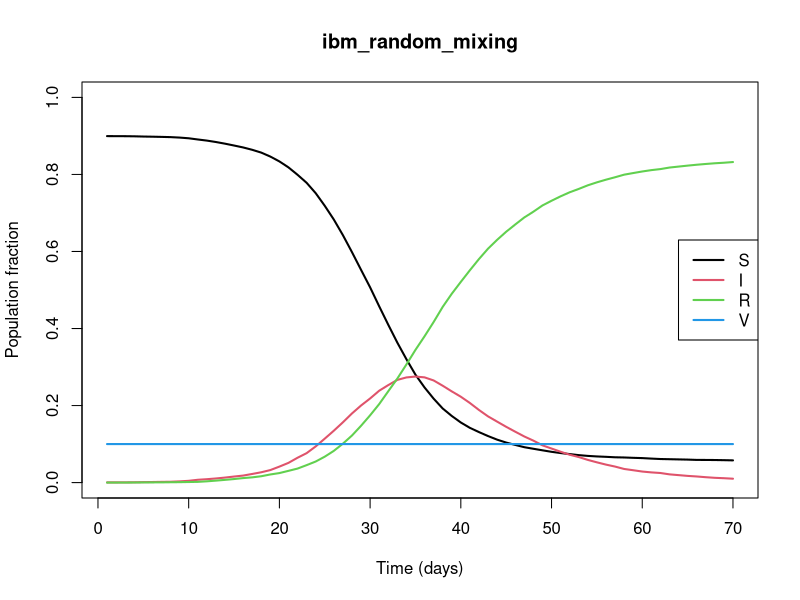

Here is the R script that generated this plot:
#############################################################################
# This file is part of the SIMID course material
#
# Copyright 2018, CHERMID, UNIVERSITY OF ANTWERP
#############################################################################
#
# IBM: SIRV MODEL WITH
#   --> INDIVIDUAL-BASED WITH HOMOGENEOUS RANDOM MIXING
#   --> HEALTH STATES S, I, R & V
#   --> VACCINE EFFICACY: 100%
#
#############################################################################

## set working directory (or open RStudio with this script)
# setwd("C:\\User\\path\\to\\the\\rcode\\folder") ## WINDOWS
# setwd("/Users/path/to/the/rcode/folder") ## MAC

# clear global environment
rm(list = ls())

## FYI: indexing
ages <- c(0,1,2,5,0,1)
gender <- c('M','M','M','F','F','F')
ages == 1
which(ages == 1)
gender[ages == 1]

## FYI: random number engine and sample(max,size)
set.seed(1)
sample(10,4)
sample(10,4)
set.seed(1)
sample(10,4)

## FYI: random generator for a binomial distribution
# rbinom(number of observations, number of trials, probability of success on each trial)
rbinom(5, size = 1, prob = 0.5)
table(rbinom(10000, size = 1, prob = 0.5))


########################################
# MODEL SETTINGS                       #
########################################
plot_tag          <- 'ibm_random_mixing'
pop_size          <- 10000
num_days          <- 70
R0                <- 3
num_days_infected <- 7
infected_seeds    <- 4
vaccine_coverage  <- 0.1

# stochastic model behavior
rng_seed          <- 2019

# social contact parameter
num_contacts_day  <- 10


########################################
# INITIALIZE PARAMETERS AND POPULATION #
########################################
# seed random number generator
set.seed(rng_seed)

# population vector, one element per individual
pop_data     <- data.frame(health = vector(length=pop_size))

# set recovery parameters
gamma         <- 1/num_days_infected
recovery_prob <- 1-exp(-gamma)                                                    # convert rate to probability

# set transmission parameters
contact_rate                  <- num_contacts_day / pop_size                      # number of contacts per day  / population size
contact_prob                  <- 1-exp(-contact_rate)                             # convert rate to probability
transmission_prob_per_contact <- R0 / (num_days_infected * num_contacts_day)      # transmission probability per contact during illness
transmission_prob             <- contact_prob * transmission_prob_per_contact     # adjust contact probability for the disease specific transmission factor


# create a matrix to log the health states over time
log_pop_data <- matrix(NA,nrow=pop_size,ncol=num_days)

# all individual start in state 'S' (= susceptible)
pop_data$health <- 'S'

# apply vaccine coverage
pop_data$health[sample(pop_size,pop_size*vaccine_coverage)] <- 'V'

# introduce infected individuals in the population
pop_data$health[sample(which(pop_data$health=='S'),infected_seeds)] <- 'I'


########################################
# RUN THE MODEL                        #
########################################

# use a for-loop to iterate from day 1 up to 'num_days'
# i_day <- 1
for(i_day in 1:num_days)
{
  # step 1: calculate the force of infection
  flag_infected <- pop_data$health == 'I'
  num_infected  <- sum(flag_infected)
  foi           <- transmission_prob * num_infected

  # step 2: identify newly infected individuals
  new_infected  <- (pop_data$health=='S') & rbinom(pop_size, size = 1, prob = foi)
  pop_data$health[new_infected] <- 'I'

  # step 3: identify newly recovered individuals 
  new_recovered <- flag_infected & rbinom(pop_size, size = 1, prob = recovery_prob)
  pop_data$health[new_recovered] <- 'R'
  
  # step 4: log population health states
  log_pop_data[,i_day] <- pop_data$health
}


########################################
# PLOT RESULTS                         #
########################################
# calcuate the total number per health state per day from the log matrix
# 'colSums' = sum per column
log_s <- colSums(log_pop_data == 'S')  / pop_size
log_i <- colSums(log_pop_data == 'I')  / pop_size
log_r <- colSums(log_pop_data == 'R')  / pop_size
log_v <- colSums(log_pop_data == 'V')  / pop_size

plot(log_s,
     type='l',
     xlab='Time (days)',
     ylab='Population fraction',
     main=plot_tag,
     ylim=c(0,1),
     lwd=2)
lines(log_i, col=2, lwd=2)
lines(log_r, col=3, lwd=2)
lines(log_v, col=4, lwd=2)

legend('right',legend=c('S','I','R','V'),col=1:4,lwd=2)

print(paste0('TOTAL INCIDENCE: ',log_r[num_days]*100,'%'))


